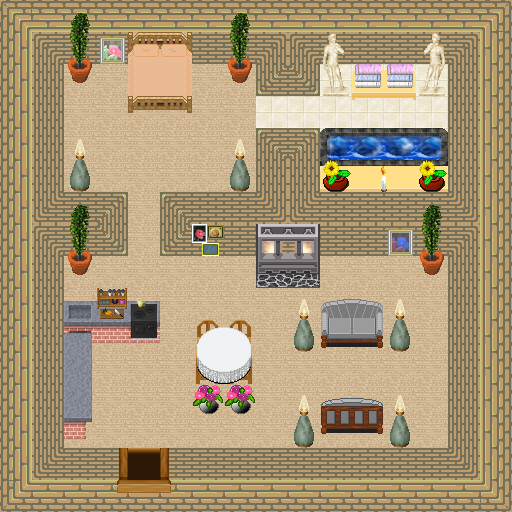

Tiled map render using the project's own tile images. Description and the map definition, with tile-layer contents summarised, below:
An orthogonal 16x16 tile map with 32x32 px tiles, 4 tile layers (0_floor, 1_terrain, 2_object, 3_roof), 3 hidden layers not drawn, 22 tilesets.

<map version="1.8" tiledversion="1.8.5" orientation="orthogonal" renderorder="right-down" width="16" height="16" tilewidth="32" tileheight="32" infinite="0" nextlayerid="8" nextobjectid="1">
 <tileset firstgid="1" name="pot_plant.png" tilewidth="32" tileheight="32" tilecount="3" columns="1">
  <image source="../../tileset/plant/indoor/pot_plant.png" width="32" height="96" />
 </tileset>
 <tileset firstgid="4" name="flower_vase.png" tilewidth="32" tileheight="32" tilecount="3" columns="3">
  <image source="../../tileset/plant/indoor/flower_vase.png" width="96" height="32" />
 </tileset>
 <tileset firstgid="7" name="wooden_pale.png" tilewidth="32" tileheight="32" tilecount="4" columns="2">
  <image source="../../tileset/furniture/chair/wooden_pale.png" width="64" height="64" />
 </tileset>
 <tileset firstgid="11" name="collision.png" tilewidth="32" tileheight="32" tilecount="1" columns="1">
  <image source="../../tileset/logic/collision.png" width="32" height="32" />
 </tileset>
 <tileset firstgid="12" name="walls1" tilewidth="32" tileheight="32" tilecount="24" columns="4">
  <image source="../../tileset/building/wall/ochre_brick_set.png" width="128" height="192" />
 </tileset>
 <tileset firstgid="36" name="floor_tan" tilewidth="32" tileheight="32" tilecount="4" columns="2">
  <image source="../../tileset/ground/indoor/floor_tan.png" width="64" height="64" />
 </tileset>
 <tileset firstgid="40" name="jacuzzi_dark_side_on.png" tilewidth="32" tileheight="32" tilecount="36" columns="3">
  <image source="../../tileset/furniture/sink/jacuzzi_dark_side_on.png" width="96" height="384" />
 </tileset>
 <tileset firstgid="76" name="floors_4.png" tilewidth="32" tileheight="32" tilecount="2" columns="2">
  <image source="../../tileset/ground/indoor/floors_4.png" width="64" height="32" />
 </tileset>
 <tileset firstgid="78" name="Untitled" tilewidth="32" tileheight="32" tilecount="16" columns="4">
  <image source="../../tileset/furniture/other/furniture_pine.png" width="128" height="128" />
 </tileset>
 <tileset firstgid="94" name="towels" tilewidth="32" tileheight="32" tilecount="24" columns="6">
  <image source="../../tileset/item/textile/towels.png" width="192" height="128" />
 </tileset>
 <tileset firstgid="118" name="candle" tilewidth="32" tileheight="32" tilecount="36" columns="6">
  <image source="../../tileset/furniture/light/lights_candle.png" width="192" height="192" />
 </tileset>
 <tileset firstgid="154" name="torch" tilewidth="32" tileheight="32" tilecount="4" columns="1">
  <image source="../../tileset/furniture/light/torch_top.png" width="32" height="128" />
 </tileset>
 <tileset firstgid="158" name="grey_chair" tilewidth="32" tileheight="32" tilecount="12" columns="3">
  <image source="../../tileset/furniture/chair/sofa_chair_grey.png" width="96" height="128" />
 </tileset>
 <tileset firstgid="170" name="cabinets" tilewidth="32" tileheight="32" tilecount="44" columns="4">
  <image source="../../tileset/furniture/kitchen/cabinets.png" width="128" height="352" />
 </tileset>
 <tileset firstgid="214" name="table_linen" tilewidth="32" tileheight="32" tilecount="4" columns="2">
  <image source="../../tileset/furniture/table/table_linen.png" width="64" height="64" />
 </tileset>
 <tileset firstgid="218" name="torch" tilewidth="32" tileheight="32" tilecount="2" columns="2">
  <image source="../../tileset/furniture/light/torch.png" width="64" height="32" />
 </tileset>
 <tileset firstgid="220" name="furnace" tilewidth="32" tileheight="32" tilecount="4" columns="2">
  <image source="../../tileset/building/decoration/furnace.png" width="64" height="64" />
 </tileset>
 <tileset firstgid="224" name="door_s" tilewidth="32" tileheight="32" tilecount="6" columns="3">
  <image source="../../tileset/building/door/door_s.png" width="96" height="64" />
 </tileset>
 <tileset firstgid="230" name="oil paintings" tilewidth="32" tileheight="32" tilecount="16" columns="4">
  <image source="../../tileset/furniture/picture/oil_paintings.png" width="128" height="128" />
 </tileset>
 <tileset firstgid="246" name="double_peach" tilewidth="32" tileheight="32" tilecount="8" columns="2">
  <image source="../../tileset/furniture/bed/double_peach.png" width="64" height="128" />
 </tileset>
 <tileset firstgid="254" name="item/statue/romanic_art1" tilewidth="32" tileheight="32" tilecount="4" columns="2">
  <image source="../../tileset/item/statue/romanic_art1.png" width="64" height="64" />
 </tileset>
 <tileset firstgid="258" name="furniture/light/flames" tilewidth="32" tileheight="32" tilecount="6" columns="6">
  <image source="../../tileset/furniture/light/flames.png" width="192" height="32" />
 </tileset>
 <layer id="1" name="0_floor" width="16" height="16">
  <data>[256 cells, 256 non-empty, 2 distinct tile ids]</data>
 </layer>
 <layer id="2" name="1_terrain" width="16" height="16">
  <data>[256 cells, 172 non-empty, 47 distinct tile ids]</data>
 </layer>
 <layer id="3" name="2_object" width="16" height="16">
  <data>[256 cells, 54 non-empty, 43 distinct tile ids]</data>
 </layer>
 <layer id="4" name="3_roof" width="16" height="16">
  <data>[256 cells, 23 non-empty, 20 distinct tile ids]</data>
 </layer>
 <layer id="5" name="objects" width="16" height="16" visible="0">
  <data>[256 cells, 0 non-empty, 0 distinct tile ids]</data>
 </layer>
 <layer id="6" name="collision" width="16" height="16" visible="0" opacity="0.37">
  <data>[256 cells, 173 non-empty, 1 distinct tile ids]</data>
 </layer>
 <layer id="7" name="protection" width="16" height="16" visible="0">
  <data>[256 cells, 0 non-empty, 0 distinct tile ids]</data>
 </layer>
</map>
